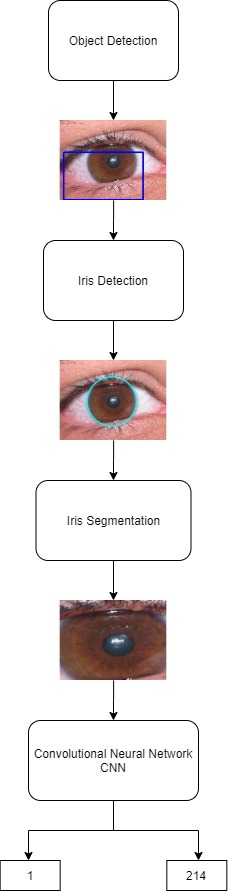
#> input picture image.jpg, 228 x 891 px, given as the content of the folder UBIRIS_200_150/Sessao_1, which was not available
$ python eyes_iris_detection.py
#> lines starting #> are read from the running program, lines starting #| are printed output that depends on the picture; long printed decimals are rounded; pictures that were not available may be replaced by others from this repository, and a replacement may not be noted
import cv2
import numpy as np
import glob
import pickle

eye_cascade = cv2.CascadeClassifier('haarcascade_eye.xml')


eye_num_2=0
def transform_image(img,threshold):


    retval, threshold = cv2.threshold(img, threshold, 255, cv2.THRESH_BINARY)


    opening = cv2.morphologyEx(threshold, cv2.MORPH_OPEN, kernel)
    closing = cv2.morphologyEx(threshold, cv2.MORPH_CLOSE, kernel)

    open_close = cv2.bitwise_or(opening, closing, mask = None)

    return open_close,opening,closing

imgs = []
label=0
final_output = []
lables = []
'''
for filepath in glob.iglob('test/*'):


    if filepath[-1] == 'g':

        img	= cv2.imread(filepath)
        img=cv2.resize(img,(200,150))

        img	=	cv2.cvtColor(img,	cv2.COLOR_BGR2GRAY)

        imgs.append([img,filepath])
        print(filepath)

'''
#'''
for filepath in glob.iglob('UBIRIS_200_150/Sessao_1/*'):

    num_in_folder= 0

    for filefilepath in glob.iglob(filepath+'/*'):
        if filefilepath[-1] == 'g':


            img	= cv2.imread(filefilepath)
#> img is the input picture: shape (891, 228, 3); mean B, G, R 231.3, 231.3, 236.8
            imgs_colored=cv2.imread(filefilepath)
            imgs_colored=cv2.resize(imgs_colored,(400,300))
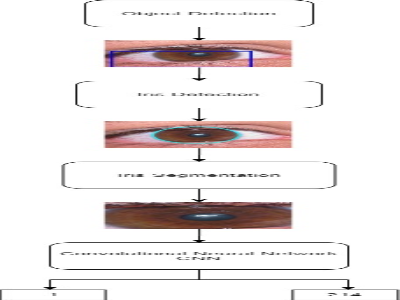
#> imgs_colored: shape (300, 400, 3); mean B, G, R 231.4, 231.5, 237
            img=cv2.resize(img,(400,300))
            #imgs_colored.append(img)

            img	=	cv2.cvtColor(img,	cv2.COLOR_BGR2GRAY)
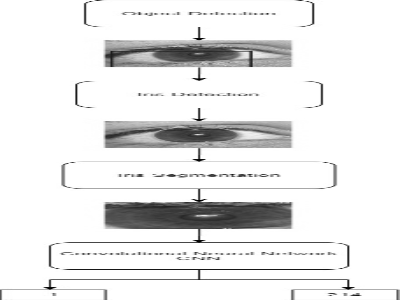
#> img: shape (300, 400); min 0, max 255, mean 233.2
            imgs.append([img,num_in_folder,label,imgs_colored])

            num_in_folder=num_in_folder+1

    label = label+1


#'''

iris_num=0
for i,j,L,c in imgs:


    circles = cv2.HoughCircles(i, cv2.HOUGH_GRADIENT, 10, 100)

    if circles is not None :

        circles = np.round(circles[0, :]).astype("int")
        #print(len(circles))
        #print(y)

        maxiumum_average=10000000000000
        # [4 lines of commented-out code are left out]

        key=True


        for (x, y, r) in circles:

            if x+r<=max(i.shape) and y+r<=max(i.shape)and x-r>0 and y-r>0 and r>20:

                key=False

                new_roi = i[y-r:y+r, x-r:x+r]
                average = np.average(new_roi)

                if average < maxiumum_average:
                    maxiumum_r = r
                    point_x=x
                    point_y=y
                    maxiumum_average=average


                #cv2.circle(i, (x, y), r, (0, 0, 0), 4)

        if key:
            print("key opened")

            for (x, y, r) in circles:


                    maxiumu_raduis=-4

                    if r > maxiumu_raduis:
                        maxiumum_r = r
                        point_x=x
                        point_y=y
                        maxiumum_average=average


        cv2.circle(c, (point_x, point_y), maxiumum_r, (255, 255, 0), 4)
        print(str(L)+'.'+str(j)+"  =  "+str(maxiumum_average)+"  "+str(r))

        cv2.imwrite('paper/iris/'+str(L)+'.'+str(j)+'.jpg',c)
        iris_num = iris_num+1
#> this loop made 1 pass
#> (j, L, iris_num) on pass 1: (0, 0, 1)
#| 0.0  =  186.319  31
#> pass 1, `cv2.imwrite('paper/iris/'+str(L)+'.'+str(j)+'.jpg',c)`:
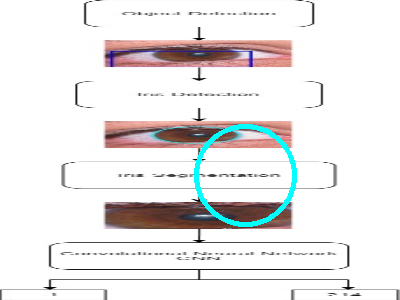
#> saved as 0.0.jpg: shape (300, 400, 3); mean B, G, R 232.9, 233, 234.8
#> after the loop:
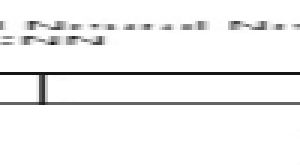
#> new_roi: shape (55, 100) (shown 3 times larger); min 22, max 255, mean 242.7
#> after the loop, iris_num = 1


            #roi_gray = gray[y:y+h, x:x+w]
            #roi_gray = gray[ey:ey+eh, ex:ex+ew]
            #roi_color = img[ey:ey+eh, ex:ex+ew]


print("total_iris_found = ",iris_num)
#| total_iris_found =  1


print("total images number ",len(imgs))
#| total images number  1
